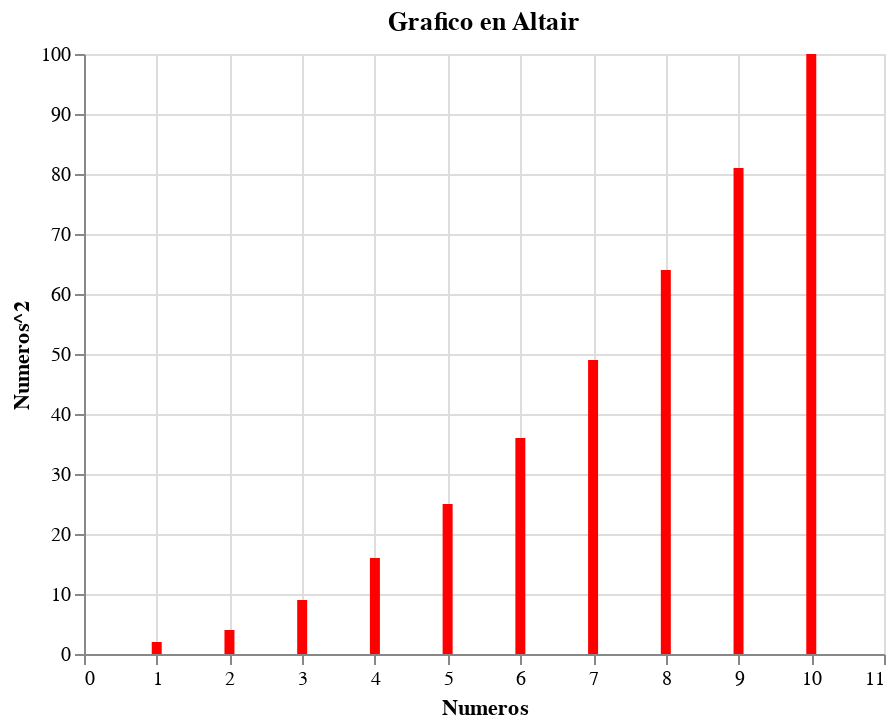

Notebook cell for this chart:
### Code cell
grafico1=alt.Chart(df).mark_bar(color='red').encode(
    x="Numeros",
    y="Numeros^2").interactive().properties(title='Grafico en Altair')
grafico1

### Figure 1 — Vega-Lite specification as saved in the notebook (floating-point values rounded to 4 significant figures)
{"config": {"view": {"continuousWidth": 400, "continuousHeight": 300}}, "data": {"name": "data-9a41fb43fd5ee29c96bd3569e49e5acc"}, "mark": {"type": "bar", "color": "red"}, "encoding": {"x": {"type": "quantitative", "field": "Numeros"}, "y": {"type": "quantitative", "field": "Numeros^2"}}, "selection": {"selector003": {"type": "interval", "bind": "scales", "encodings": ["x", "y"]}}, "title": "Grafico en Altair", "$schema": "https://vega.github.io/schema/vega-lite/v4.8.1.json", "datasets": {"data-9a41fb43fd5ee29c96bd3569e49e5acc": [{"Numeros": 1, "Letras": "a", "Numeros^2": 1}, {"Numeros": 2, "Letras": "b", "Numeros^2": 4}, {"Numeros": 3, "Letras": "c", "Numeros^2": 9}, {"Numeros": 4, "Letras": "d", "Numeros^2": 16}, {"Numeros": 5, "Letras": "e", "Numeros^2": 25}, {"Numeros": 6, "Letras": "f", "Numeros^2": 36}, {"Numeros": 7, "Letras": "g", "Numeros^2": 49}, {"Numeros": 8, "Letras": "h", "Numeros^2": 64}, {"Numeros": 9, "Letras": "i", "Numeros^2": 81}, {"Numeros": 10, "Letras": "j", "Numeros^2": 100}, {"Numeros": 1, "Letras": "k", "Numeros^2": 1}]}}
